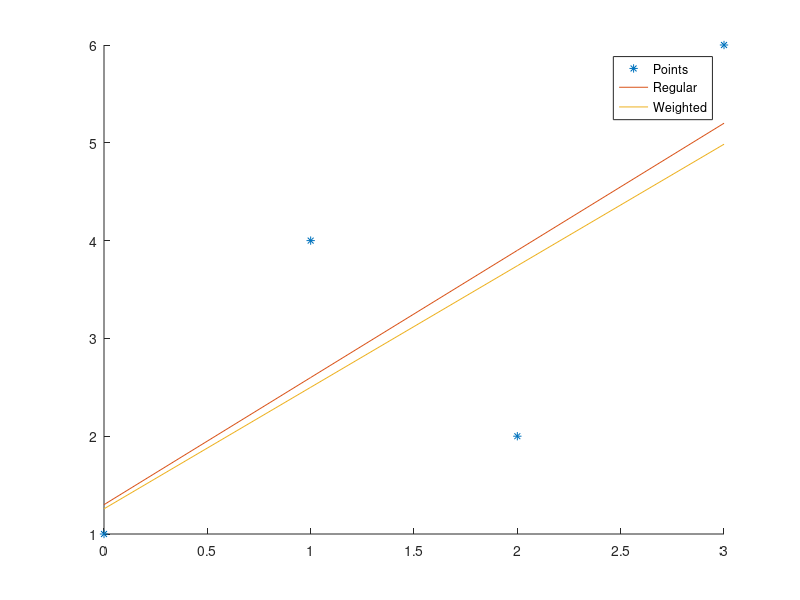

Reproduce this figure in MATLAB.
clear; clc; close all;
x=[0 1 2 3];

M=[1,0;1,1;1,2;1,3];
y=[1;4;2;6];
d=zeros(4,4);
d(1,1)=1;
d(2,2)=2;
d(3,3)=3;
d(4,4)=sqrt(6);

a=(M'*M)\(M'*y);
a2=(M'*d*M)\(M'*d*y);
hold on;
plot(x,y,"*")
plot(x,a(1)+x*a(2))
plot(x,a2(1)+x*a2(2))
legend("Points","Regular","Weighted")

